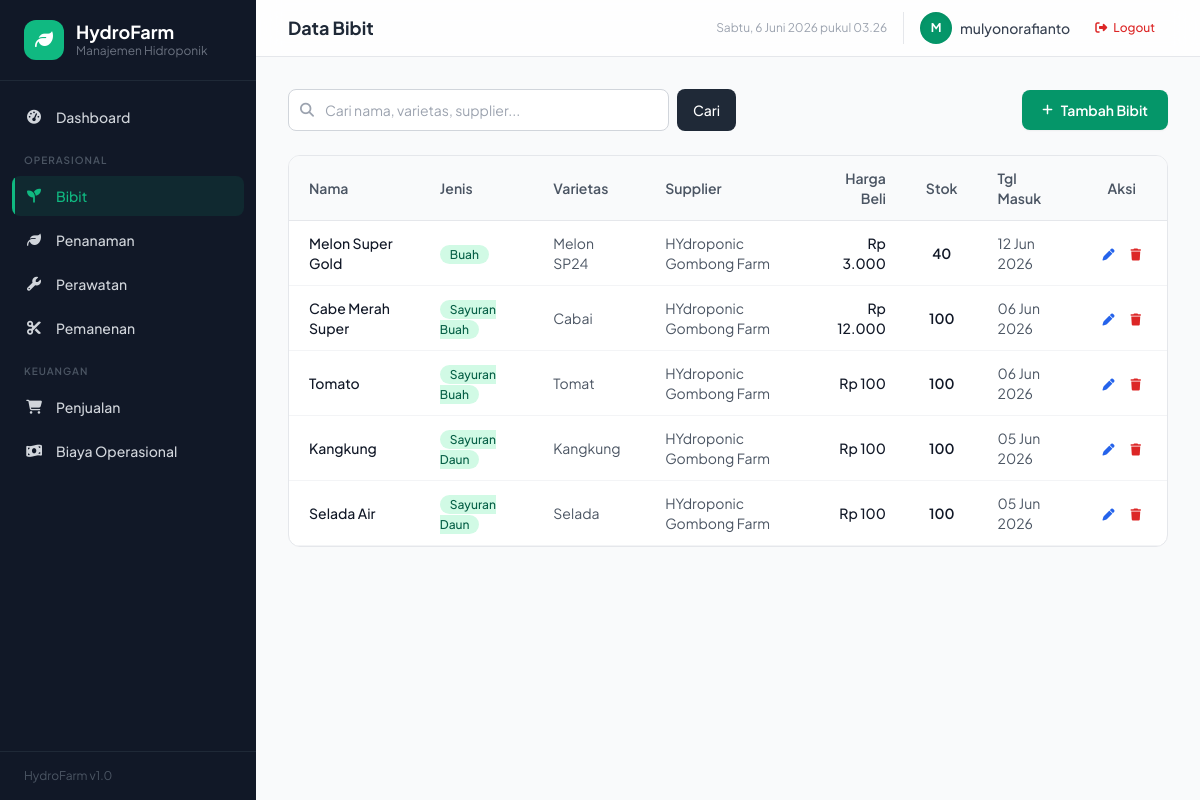
/bibit/ (signed in), run on the app's committed database.
### farm/models.py (models this page shows, shortened)
class Bibit(models.Model):
    JENIS_CHOICES = [
        ('sayuran_daun', 'Sayuran Daun'),
        ('sayuran_buah', 'Sayuran Buah'),
        ('herbal', 'Herbal'),
        ('buah', 'Buah'),
        ('bunga', 'Bunga'),
    ]
    nama = models.CharField('Nama Bibit', max_length=100)
    jenis = models.CharField('Jenis Tanaman', max_length=20, choices=JENIS_CHOICES)
    varietas = models.CharField('Varietas', max_length=100, blank=True)
    supplier = models.CharField('Supplier', max_length=150, blank=True)
    harga_beli = models.DecimalField('Harga Beli (Rp)', max_digits=12, decimal_places=2, default=0)
    stok = models.PositiveIntegerField('Stok (unit)', default=0)
    tanggal_masuk = models.DateField('Tanggal Masuk', default=timezone.now)
    keterangan = models.TextField('Keterangan', blank=True)
    class Meta:
        verbose_name = 'Bibit'
        verbose_name_plural = 'Data Bibit'
        ordering = ['-tanggal_masuk', 'nama']

### farm/views.py (the view)
# urls.py: path('bibit/', views.BibitListView.as_view(), name='bibit_list'),
class BibitListView(LoginRequiredMixin, ListView):
    model = Bibit
    template_name = 'farm/bibit_list.html'
    context_object_name = 'object_list'
    paginate_by = 15
    def get_queryset(self):
        qs = super().get_queryset()
        search = self.request.GET.get('search', '').strip()
        if search:
            qs = qs.filter(Q(nama__icontains=search) | Q(varietas__icontains=search) | Q(supplier__icontains=search))
        return qs
    def get_context_data(self, **kwargs):
        ctx = super().get_context_data(**kwargs)
        ctx['search'] = self.request.GET.get('search', '')
        ctx['page_title'] = 'Data Bibit'
        ctx['create_url'] = 'farm:bibit_create'
        return ctx

### farm/templatetags/farm_tags.py (called while the page is built)
@register.filter(name='rupiah')
def rupiah(value):
    try:
        value = float(value)
        formatted = f"{value:,.0f}"
        formatted = formatted.replace(",", ".")
        return f"Rp {formatted}"
    except (ValueError, TypeError):
        return value

### farm/templates/farm/bibit_list.html (shortened to what this page needs)
{% extends 'farm/base.html' %}
{% load farm_tags %}
{% block nav_bibit %}active text-emerald-400{% endblock %}
{% block page_header %}Data Bibit{% endblock %}
{% block content %}
<div class="flex flex-col sm:flex-row sm:items-center sm:justify-between gap-4 mb-6">
    <form method="get" class="flex gap-2 flex-1 max-w-md">
        <div class="relative flex-1">
            <i class="fas fa-search absolute left-3 top-1/2 -translate-y-1/2 text-gray-400 text-sm"></i>
            <input type="text" name="search" value="{{ search }}" placeholder="Cari nama, varietas, supplier..."
                class="w-full pl-9 pr-4 py-2.5 border border-gray-300 rounded-lg focus:ring-2 focus:ring-emerald-500 focus:border-emerald-500 outline-none text-sm">
        </div>
        <button type="submit" class="px-4 py-2.5 bg-gray-800 text-white rounded-lg hover:bg-gray-700 transition text-sm font-medium">
            Cari
        </button>
    </form>
    <a href="{% url 'farm:bibit_create' %}" class="inline-flex items-center gap-2 px-5 py-2.5 bg-emerald-600 text-white rounded-lg hover:bg-emerald-700 transition text-sm font-semibold shadow-sm">
        <i class="fas fa-plus text-xs"></i> Tambah Bibit
    </a>
</div>
<div class="bg-white rounded-xl border border-gray-200 overflow-hidden">
    <div class="overflow-x-auto">
        <table class="w-full text-sm">
            <thead>
                <tr class="bg-gray-50 border-b border-gray-200">
                    <th class="text-left px-5 py-3 font-semibold text-gray-600">Nama</th>
                    <th class="text-left px-5 py-3 font-semibold text-gray-600">Jenis</th>
                    <th class="text-left px-5 py-3 font-semibold text-gray-600">Varietas</th>
                    <th class="text-left px-5 py-3 font-semibold text-gray-600">Supplier</th>
                    <th class="text-right px-5 py-3 font-semibold text-gray-600">Harga Beli</th>
                    <th class="text-center px-5 py-3 font-semibold text-gray-600">Stok</th>
                    <th class="text-left px-5 py-3 font-semibold text-gray-600">Tgl Masuk</th>
                    <th class="text-center px-5 py-3 font-semibold text-gray-600">Aksi</th>
                </tr>
            </thead>
            <tbody>
                {% for obj in object_list %}
                <tr class="table-row border-b border-gray-100 hover:bg-gray-50">
                    <td class="px-5 py-3 font-medium text-gray-900">{{ obj.nama }}</td>
                    <td class="px-5 py-3">
                        <span class="px-2.5 py-0.5 rounded-full text-xs font-medium bg-emerald-100 text-emerald-800">
                            {{ obj.get_jenis_display }}
                        </span>
                    </td>
                    <td class="px-5 py-3 text-gray-600">{{ obj.varietas|default:"-" }}</td>
                    <td class="px-5 py-3 text-gray-600">{{ obj.supplier|default:"-" }}</td>
                    <td class="px-5 py-3 text-right font-medium text-gray-900">{{ obj.harga_beli|rupiah }}</td>
                    <td class="px-5 py-3 text-center">
                        <span class="font-semibold {% if obj.stok <= 5 %}text-red-600{% else %}text-gray-900{% endif %}">
                            {{ obj.stok }}
                        </span>
                    </td>
                    <td class="px-5 py-3 text-gray-600">{{ obj.tanggal_masuk|date:"d M Y" }}</td>
                    <td class="px-5 py-3 text-center">
                        <div class="flex items-center justify-center gap-1">
                            <a href="{% url 'farm:bibit_update' obj.pk %}" class="p-1.5 rounded-lg hover:bg-blue-50 text-blue-600 transition" title="Edit">
                                <i class="fas fa-pen text-xs"></i>
                            </a>
                            <form id="del-{{ obj.pk }}" action="{% url 'farm:bibit_delete' obj.pk %}" method="post" class="inline">
                                <button type="button" onclick="confirmDelete('del-{{ obj.pk }}')" class="p-1.5 rounded-lg hover:bg-red-50 text-red-600 transition" title="Hapus">
                                    <i class="fas fa-trash text-xs"></i>
                                </button>
                            </form>
                        </div>
                    </td>
                </tr>
                {% endfor %}
            </tbody>
        </table>
    </div>
</div>
{% endblock %}

### farm/templates/farm/base.html (shortened to what this page needs)
{% load static %}
{% load farm_tags %}
<!DOCTYPE html>
<html lang="id">
<head>
    <script src="https://cdn.tailwindcss.com"></script>
    <link rel="stylesheet" href="https://cdnjs.cloudflare.com/ajax/libs/font-awesome/6.5.0/css/all.min.css">
</head>
<body class="bg-gray-50 min-h-screen">
    <aside id="sidebar" class="sidebar fixed inset-y-0 left-0 z-40 w-64 bg-gray-900 text-gray-300 flex flex-col transform -translate-x-full lg:translate-x-0">
        <div class="px-6 py-5 border-b border-gray-800">
            <div class="flex items-center gap-3">
                <div class="w-10 h-10 bg-emerald-500 rounded-xl flex items-center justify-center">
                    <i class="fas fa-leaf text-white text-lg"></i>
                </div>
                <div>
                    <h1 class="text-white font-bold text-lg leading-tight">HydroFarm</h1>
                    <p class="text-xs text-gray-500">Manajemen Hidroponik</p>
                </div>
            </div>
        </div>
        <nav class="flex-1 px-3 py-4 space-y-1 overflow-y-auto">
            <a href="{% url 'farm:dashboard' %}" class="sidebar-link flex items-center gap-3 px-3 py-2.5 rounded-lg text-sm font-medium {% block nav_dashboard %}{% endblock %}">
                <i class="fas fa-tachometer-alt w-5 text-center"></i> Dashboard
            </a>
            <div class="pt-3 pb-1 px-3">
                <p class="text-[10px] font-semibold uppercase tracking-widest text-gray-600">Operasional</p>
            </div>
            <a href="{% url 'farm:bibit_list' %}" class="sidebar-link flex items-center gap-3 px-3 py-2.5 rounded-lg text-sm font-medium {% block nav_bibit %}{% endblock %}">
                <i class="fas fa-seedling w-5 text-center"></i> Bibit
            </a>
            <a href="{% url 'farm:penanaman_list' %}" class="sidebar-link flex items-center gap-3 px-3 py-2.5 rounded-lg text-sm font-medium {% block nav_penanaman %}{% endblock %}">
                <i class="fas fa-leaf w-5 text-center"></i> Penanaman
            </a>
            <a href="{% url 'farm:perawatan_list' %}" class="sidebar-link flex items-center gap-3 px-3 py-2.5 rounded-lg text-sm font-medium {% block nav_perawatan %}{% endblock %}">
                <i class="fas fa-wrench w-5 text-center"></i> Perawatan
            </a>
            <a href="{% url 'farm:pemanenan_list' %}" class="sidebar-link flex items-center gap-3 px-3 py-2.5 rounded-lg text-sm font-medium {% block nav_pemanenan %}{% endblock %}">
                <i class="fas fa-cut w-5 text-center"></i> Pemanenan
            </a>
            <div class="pt-3 pb-1 px-3">
                <p class="text-[10px] font-semibold uppercase tracking-widest text-gray-600">Keuangan</p>
            </div>
            <a href="{% url 'farm:penjualan_list' %}" class="sidebar-link flex items-center gap-3 px-3 py-2.5 rounded-lg text-sm font-medium {% block nav_penjualan %}{% endblock %}">
                <i class="fas fa-shopping-cart w-5 text-center"></i> Penjualan
            </a>
            <a href="{% url 'farm:biaya_list' %}" class="sidebar-link flex items-center gap-3 px-3 py-2.5 rounded-lg text-sm font-medium {% block nav_biaya %}{% endblock %}">
                <i class="fas fa-money-bill-wave w-5 text-center"></i> Biaya Operasional
            </a>
        </nav>
        <div class="px-6 py-4 border-t border-gray-800">
            <p class="text-xs text-gray-600">HydroFarm v1.0</p>
        </div>
    </aside>
    <div class="lg:ml-64 flex flex-col min-h-screen">
        <header class="sticky top-0 z-20 bg-white/80 backdrop-blur-md border-b border-gray-200 px-4 lg:px-8 py-3">
            <div class="flex items-center justify-between">
                <div class="flex items-center gap-3">
                    <h2 class="text-lg font-bold text-gray-800">{% block page_header %}Dashboard{% endblock %}</h2>
                </div>
                <div class="flex items-center gap-4">
                    <span class="text-xs text-gray-400 hidden md:inline" id="current-datetime"></span>
                    {% if user.is_authenticated %}
                    <div class="flex items-center gap-2 pl-4 border-l border-gray-200">
                        <div class="w-8 h-8 bg-emerald-600 rounded-full flex items-center justify-center text-white font-bold text-xs shadow-inner">
                            {{ user.username|make_list|first|upper }}
                        </div>
                        <span class="text-sm font-medium text-gray-700 hidden sm:inline">{{ user.username }}</span>
                        <form action="{% url 'logout' %}" method="post" class="inline">
                            <button type="submit" class="ml-1 flex items-center gap-1.5 px-3 py-1.5 rounded-lg text-xs font-medium text-red-600 hover:bg-red-50 transition border border-transparent hover:border-red-200">
                                <i class="fas fa-sign-out-alt"></i> <span class="hidden sm:inline">Logout</span>
                            </button>
                        </form>
                    </div>
                    {% else %}
                    <div class="pl-4 border-l border-gray-200">
                        <a href="{% url 'login' %}" class="flex items-center gap-1.5 px-3 py-1.5 rounded-lg text-xs font-medium text-emerald-600 hover:bg-emerald-50 transition border border-transparent hover:border-emerald-200">
                            <i class="fas fa-sign-in-alt"></i> Login
                        </a>
                    </div>
                    {% endif %}
                </div>
            </div>
        </header>
        <main class="flex-1 p-4 lg:p-8 fade-in">
            {% block content %}{% endblock %}
        </main>
    </div>
</body>
</html>

### farm/templates/farm/base.html (style rules this page uses)
body { font-family: 'Plus Jakarta Sans', sans-serif; }
.sidebar { transition: transform 0.3s cubic-bezier(0.4, 0, 0.2, 1); }
.sidebar-link { transition: all 0.2s ease; position: relative; overflow: hidden; }
.sidebar-link::before { content: ''; position: absolute; left: 0; top: 0; bottom: 0; width: 3px; background: #10b981; transform: scaleY(0); transition: transform 0.2s ease; }
.sidebar-link:hover::before, .sidebar-link.active::before { transform: scaleY(1); }
.sidebar-link:hover, .sidebar-link.active { background: rgba(16, 185, 129, 0.1); color: #10b981; }
.fade-in { animation: fadeIn 0.5s ease; }
.table-row { transition: background-color 0.15s ease; }

### data on the page
Bibit: nama "Melon Super Gold", jenis "Buah", varietas "Melon SP24", supplier "HYdroponic Gombong Farm", harga_beli|rupiah "Rp 3.000", stok "40", tanggal_masuk "12 Jun 2026"
Bibit: nama "Cabe Merah Super", jenis "Sayuran Buah", varietas "Cabai", supplier "HYdroponic Gombong Farm", harga_beli|rupiah "Rp 12.000", stok "100", tanggal_masuk "06 Jun 2026"
Bibit: nama "Tomato", jenis "Sayuran Buah", varietas "Tomat", supplier "HYdroponic Gombong Farm", harga_beli|rupiah "Rp 100", stok "100", tanggal_masuk "06 Jun 2026"
Bibit: nama "Kangkung", jenis "Sayuran Daun", varietas "Kangkung", supplier "HYdroponic Gombong Farm", harga_beli|rupiah "Rp 100", stok "100", tanggal_masuk "05 Jun 2026"
Bibit: nama "Selada Air", jenis "Sayuran Daun", varietas "Selada", supplier "HYdroponic Gombong Farm", harga_beli|rupiah "Rp 100", stok "100", tanggal_masuk "05 Jun 2026"

### other printed values
{{ user.username|make_list|first|upper }} "M"
{{ user.username }} "mulyonorafianto"
